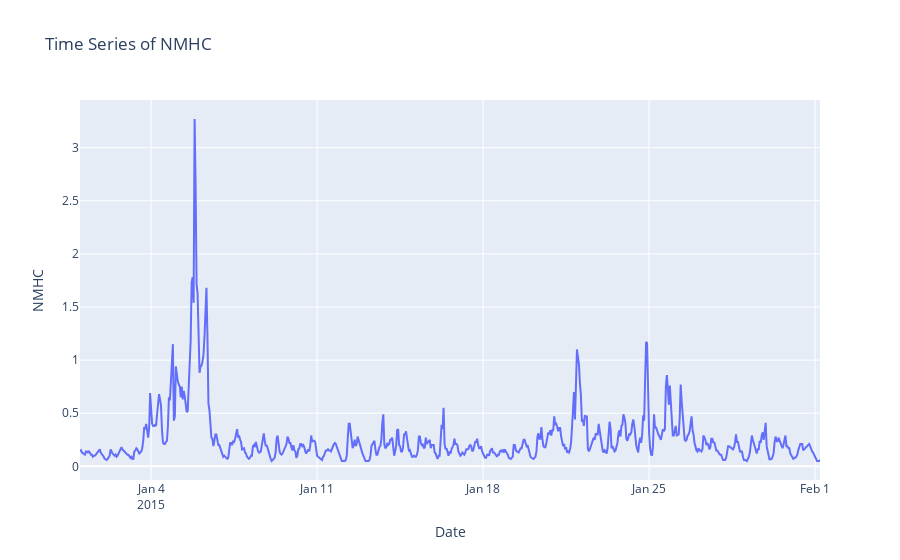

The code cell stored with this chart in its notebook:
### Code cell
diag=px.line(x=dtfr['time'].head(750),y=dtfr['NMHC'].head(750),labels={'x':'Date','y':'NMHC'},title='Time Series of NMHC')
diag.show()

### Figure 1 — Plotly figure (JSON) as saved in the notebook; plotly's stock layout.template omitted (floating-point values rounded to 4 significant figures; data arrays with more than 128 entries replaced by an {"elided": "..."} marker saying what was removed)
{"data": [{"hovertemplate": "Date=%{x}<br>NMHC=%{y}<extra></extra>", "legendgroup": "", "line": {"color": "#636efa", "dash": "solid"}, "marker": {"symbol": "circle"}, "mode": "lines", "name": "", "orientation": "v", "showlegend": false, "type": "scatter", "x": {"elided": "750 str values"}, "xaxis": "x", "y": {"elided": "750 float values"}, "yaxis": "y"}], "layout": {"legend": {"tracegroupgap": 0}, "title": {"text": "Time Series of NMHC"}, "xaxis": {"anchor": "y", "domain": [0, 1], "title": {"text": "Date"}}, "yaxis": {"anchor": "x", "domain": [0, 1], "title": {"text": "NMHC"}}}}
